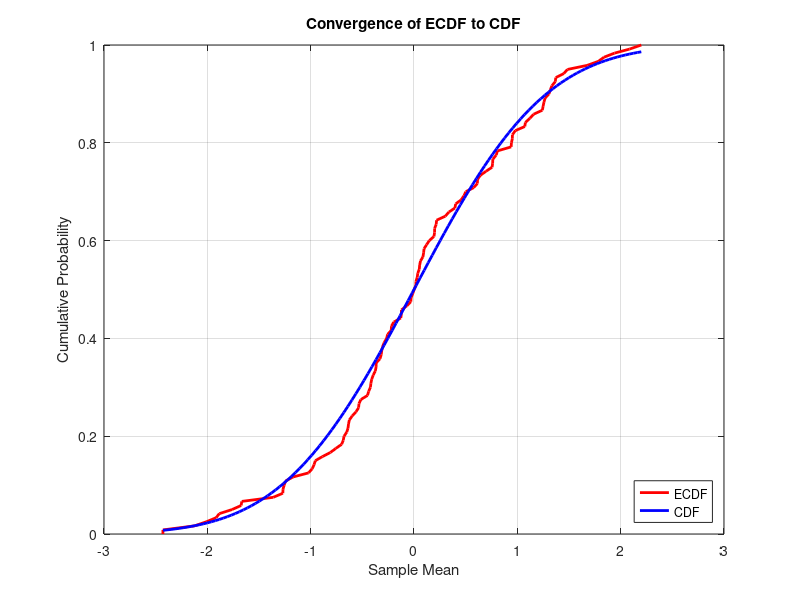

This figure's MATLAB source:
% Number of samples
N = 120;

% Generate N random samples from the Gaussian distribution
data = randn(N,1);


% Compute the ECDF
[F_empirical,X_empirical] = ecdf(data);
%built-in function need to define the population distribution as a ve


% Compute the true CDF
X_true = linspace(min(data), max(data), N);
F_true = normcdf(X_true, 0, 1);

% Plot the ECDF and the true CDF
figure;
plot(X_empirical, F_empirical, 'r', 'LineWidth', 2);
hold on;
plot(X_true, F_true, 'b', 'LineWidth', 2);
hold off;
xlabel('Sample Mean');
ylabel('Cumulative Probability');
legend('ECDF', 'CDF', 'Location', 'southeast');
title('Convergence of ECDF to CDF');
grid on;